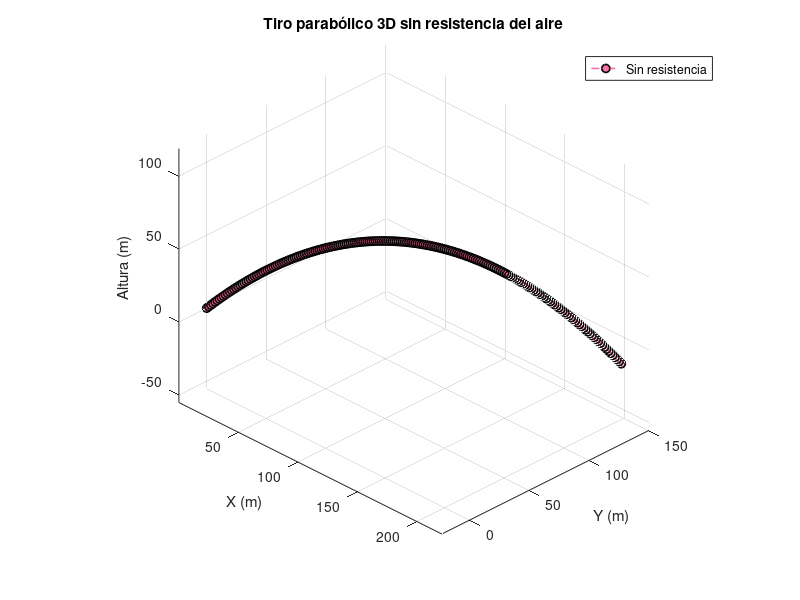

Here is the MATLAB script that generated this plot:
clc; clear; close all;

g = 9.81;
h0 = 0;
v0 = 50;       % velocidad inicial
theta = 45;    % angulo de elevación
phi = 30;      % angulo azimutal
k = 0.02;      % coeficiente de resistencia lineal

% colores
rosa = [251, 116, 168] / 255;
dorado = [252, 172, 57] / 255;

% componentes iniciales de velocidad
vx0 = v0 * cosd(theta) * cosd(phi);
vy0 = v0 * cosd(theta) * sind(phi);
vz0 = v0 * sind(theta);

% tiempo de vuelo sin resistencia (para estimar)
coef = [0.5*g, -vz0, -h0];
t_sol = roots(coef);
t_vuelo = max(t_sol);

% trayectoria sin resistencia
t1 = linspace(0, t_vuelo, 200);
X1 = vx0 * t1;
Y1 = vy0 * t1;
Z1 = h0 + vz0 * t1 - 0.5 * g * t1.^2;


% grafica 3D
figure
grid on
hold on
plot3(X1, Y1, Z1, '--o', 'Color', rosa, 'MarkerFaceColor', rosa, ...
    'MarkerEdgeColor', [0 0 0], 'LineWidth', 1.2)

xlabel('X (m)')
ylabel('Y (m)')
zlabel('Altura (m)')
title('Tiro parabólico 3D sin resistencia del aire')
legend('Sin resistencia')
axis equal
view(45,30)